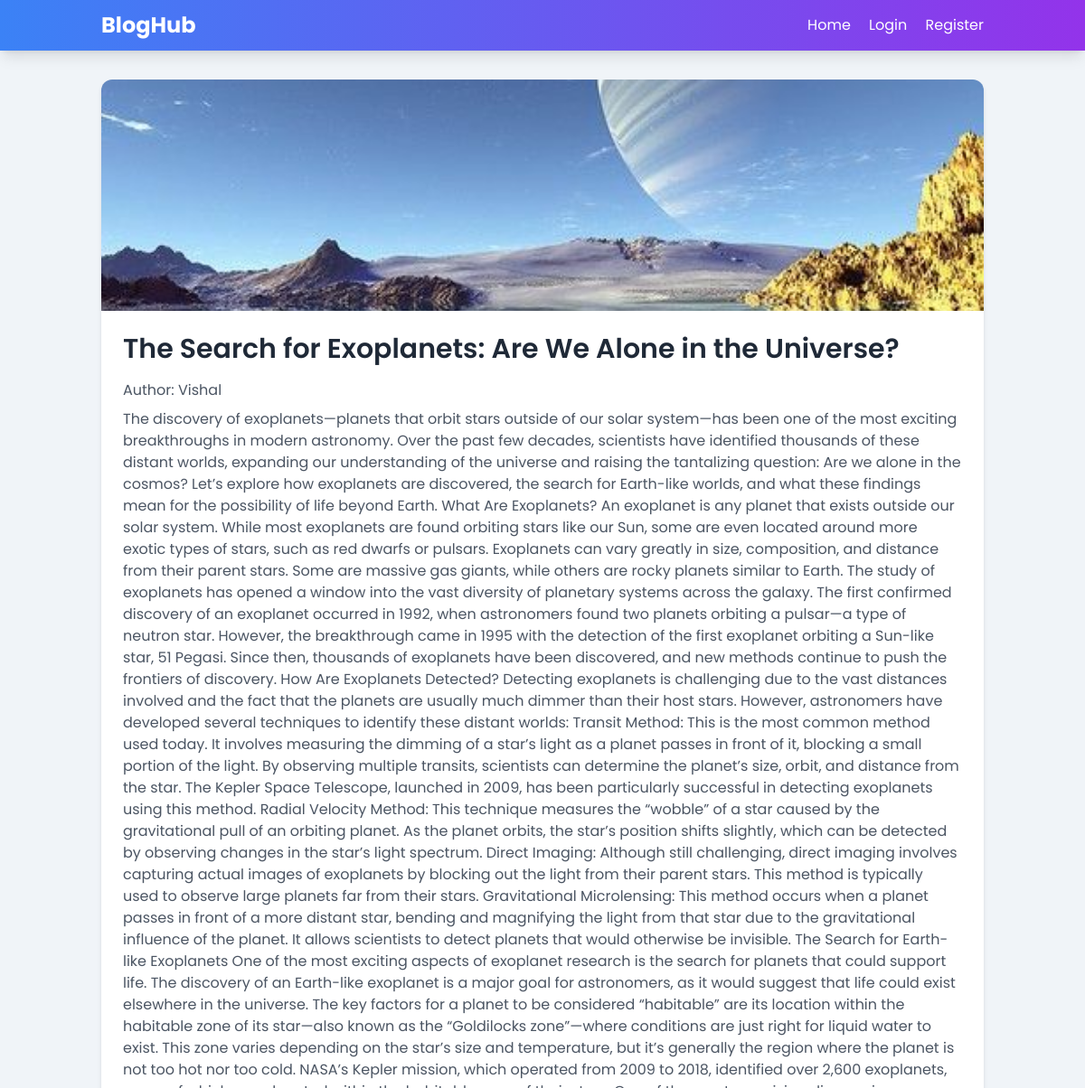
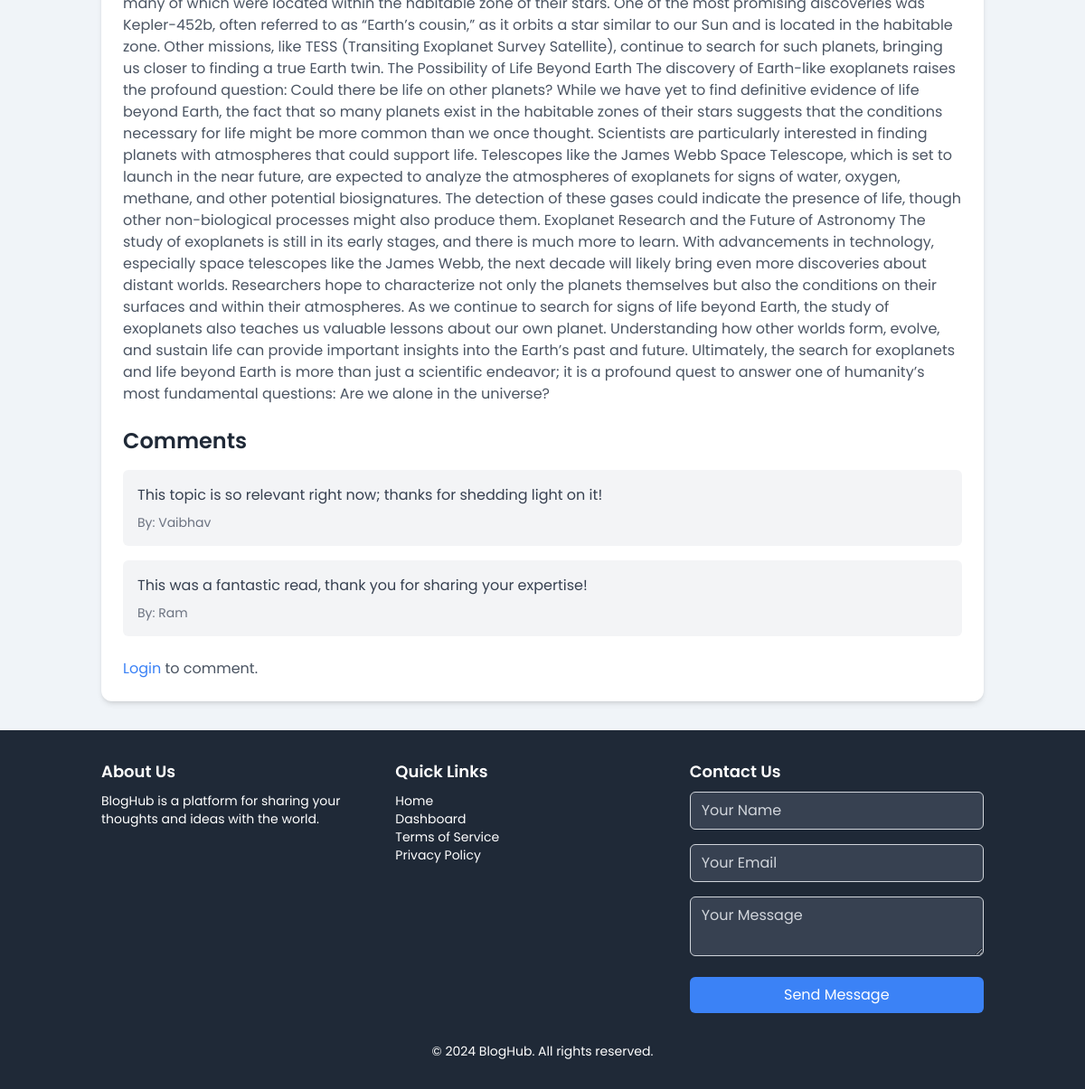
Screenshot of /post/3 with the database file from the repository (2 pictures, top to bottom).
### app.py (models this page shows)
class Post(db.Model):
    id = db.Column(db.Integer, primary_key=True)
    title = db.Column(db.String(150), nullable=False)
    content = db.Column(db.Text, nullable=False)
    image_path = db.Column(db.String(255))
    author_id = db.Column(db.Integer, db.ForeignKey('user.id'), nullable=False)
    comments = db.relationship('Comment', backref='post', lazy=True)

class User(UserMixin, db.Model):
    id = db.Column(db.Integer, primary_key=True)
    username = db.Column(db.String(150), unique=True, nullable=False)
    password = db.Column(db.String(150), nullable=False)
    posts = db.relationship('Post', backref='author', lazy=True)
    comments = db.relationship('Comment', backref='author', lazy=True)

class Comment(db.Model):
    id = db.Column(db.Integer, primary_key=True)
    content = db.Column(db.Text, nullable=False)
    author_id = db.Column(db.Integer, db.ForeignKey('user.id'), nullable=False)
    post_id = db.Column(db.Integer, db.ForeignKey('post.id'), nullable=False)

### app.py (the view)
@app.route('/post/<int:post_id>', methods=['GET', 'POST'])
def view_post(post_id):
    post = Post.query.get_or_404(post_id)
    if request.method == 'POST':
        comment_content = request.form['comment']
        new_comment = Comment(content=comment_content, author_id=current_user.id, post_id=post_id)
        db.session.add(new_comment)
        db.session.commit()
    comments = Comment.query.filter_by(post_id=post_id).all()
    return render_template('post.html', post=post, comments=comments)

### templates/post.html (shortened to what this page needs)
{% extends "base.html" %}
{% block content %}
<div class="bg-white rounded-xl shadow-md overflow-hidden">
    {% if post.image_path %}
        <img class="w-full h-64 object-cover" src="{{ url_for('static', filename=post.image_path) }}" alt="Blog post image">
    {% endif %}
    <div class="p-6">
        <h2 class="text-3xl font-semibold text-gray-800 mb-4">{{ post.title }}</h2>
        <p class="text-gray-600 mb-2">Author: {{ post.author.username }}</p>
        <p class="text-gray-600 mb-6">{{ post.content }}</p>
        <h3 class="text-2xl font-semibold text-gray-800 mb-4">Comments</h3>
        <ul class="space-y-4 mb-6">
            {% for comment in comments %}
                <li class="bg-gray-100 p-4 rounded-md">
                    <p class="text-gray-700">{{ comment.content }}</p>
                    <p class="text-gray-500 text-sm mt-2">By: {{ comment.author.username }}</p>
                </li>
            {% endfor %}
        </ul>
        {% if current_user.is_authenticated %}
            <form action="{{ url_for('view_post', post_id=post.id) }}" method="POST" class="space-y-4">
                <textarea name="comment" placeholder="Add a comment" required class="w-full px-3 py-2 placeholder-gray-300 border border-gray-300 rounded-md focus:outline-none focus:ring focus:ring-blue-100 focus:border-blue-300"></textarea>
                <button type="submit" class="bg-blue-500 text-white px-4 py-2 rounded-md hover:bg-blue-600 focus:outline-none focus:bg-blue-600">Post Comment</button>
            </form>
        {% else %}
            <p class="text-gray-600"><a href="{{ url_for('login') }}" class="text-blue-500 hover:text-blue-600">Login</a> to comment.</p>
        {% endif %}
    </div>
</div>
{% endblock %}

### templates/base.html (style rules this page uses)
body { font-family: 'Poppins', sans-serif; background-color: #f0f4f8; }

### rows the page displays
Post: image_path (picture), title "The Search for Exoplanets: Are We Alone in the Universe?", content "The discovery of exoplanets—planets that orbit stars outside of our solar system—has been one of the most exciting breakthroughs in modern astronomy. Over the past few decades, scientists have identified thousands of these distant worlds, expanding our understanding of the universe and raising the tantalizing question: Are we alone in the cosmos? Let’s explore how exoplanets are discovered, the search for Earth-like worlds, and what these findings mean for the possibility of life beyond Earth. What Are Exoplanets? An exoplanet is any planet that exists outside our solar system. While most exoplanets are found orbiting stars like our Sun, some are even located around more exotic types of…"
User: author.username "Vishal"
Comment: content "This topic is so relevant right now; thanks for shedding light on it!", author.username "Vaibhav"
Comment: content "This was a fantastic read, thank you for sharing your expertise!", author.username "Ram"
